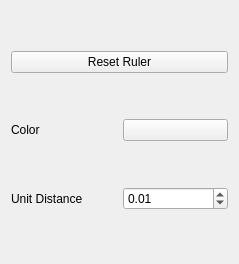
<?xml version="1.0" encoding="UTF-8"?>
<ui version="4.0">
 <class>RulerOptions</class>
 <widget class="QWidget" name="RulerOptions">
  <property name="geometry">
   <rect>
    <x>0</x>
    <y>0</y>
    <width>239</width>
    <height>264</height>
   </rect>
  </property>
  <property name="windowTitle">
   <string>Form</string>
  </property>
  <layout class="QGridLayout" name="gridLayout">
   <item row="0" column="0" colspan="2">
    <widget class="QPushButton" name="resetRuler">
     <property name="toolTip">
      <string>Reset ruler for new distance measurement</string>
     </property>
     <property name="text">
      <string>Reset Ruler</string>
     </property>
    </widget>
   </item>
   <item row="1" column="0">
    <widget class="QLabel" name="rulerColorLabel">
     <property name="toolTip">
      <string>Choose ruler color</string>
     </property>
     <property name="text">
      <string>Color</string>
     </property>
    </widget>
   </item>
   <item row="1" column="1">
    <widget class="ActorColorButton" name="rulerColor">
     <property name="toolTip">
      <string>Choose ruler color</string>
     </property>
     <property name="color" stdset="0">
      <color>
       <red>0</red>
       <green>255</green>
       <blue>0</blue>
      </color>
     </property>
    </widget>
   </item>
   <item row="2" column="0">
    <widget class="QLabel" name="unitDistanceLabel">
     <property name="toolTip">
      <string>Choose unit distance between ruler major ticks</string>
     </property>
     <property name="text">
      <string>Unit Distance</string>
     </property>
    </widget>
   </item>
   <item row="2" column="1">
    <widget class="QDoubleSpinBox" name="unitDistance">
     <property name="toolTip">
      <string>Choose unit distance between ruler major ticks</string>
     </property>
     <property name="stepType">
      <enum>QAbstractSpinBox::AdaptiveDecimalStepType</enum>
     </property>
     <property name="value">
      <double>0.010000000000000</double>
     </property>
    </widget>
   </item>
  </layout>
 </widget>
 <customwidgets>
  <customwidget>
   <class>qtColorButton</class>
   <extends>QPushButton</extends>
   <header>qtColorButton.h</header>
  </customwidget>
  <customwidget>
   <class>ActorColorButton</class>
   <extends>qtColorButton</extends>
   <header>ActorColorButton.h</header>
   <container>1</container>
  </customwidget>
 </customwidgets>
 <resources/>
 <connections/>
</ui>
